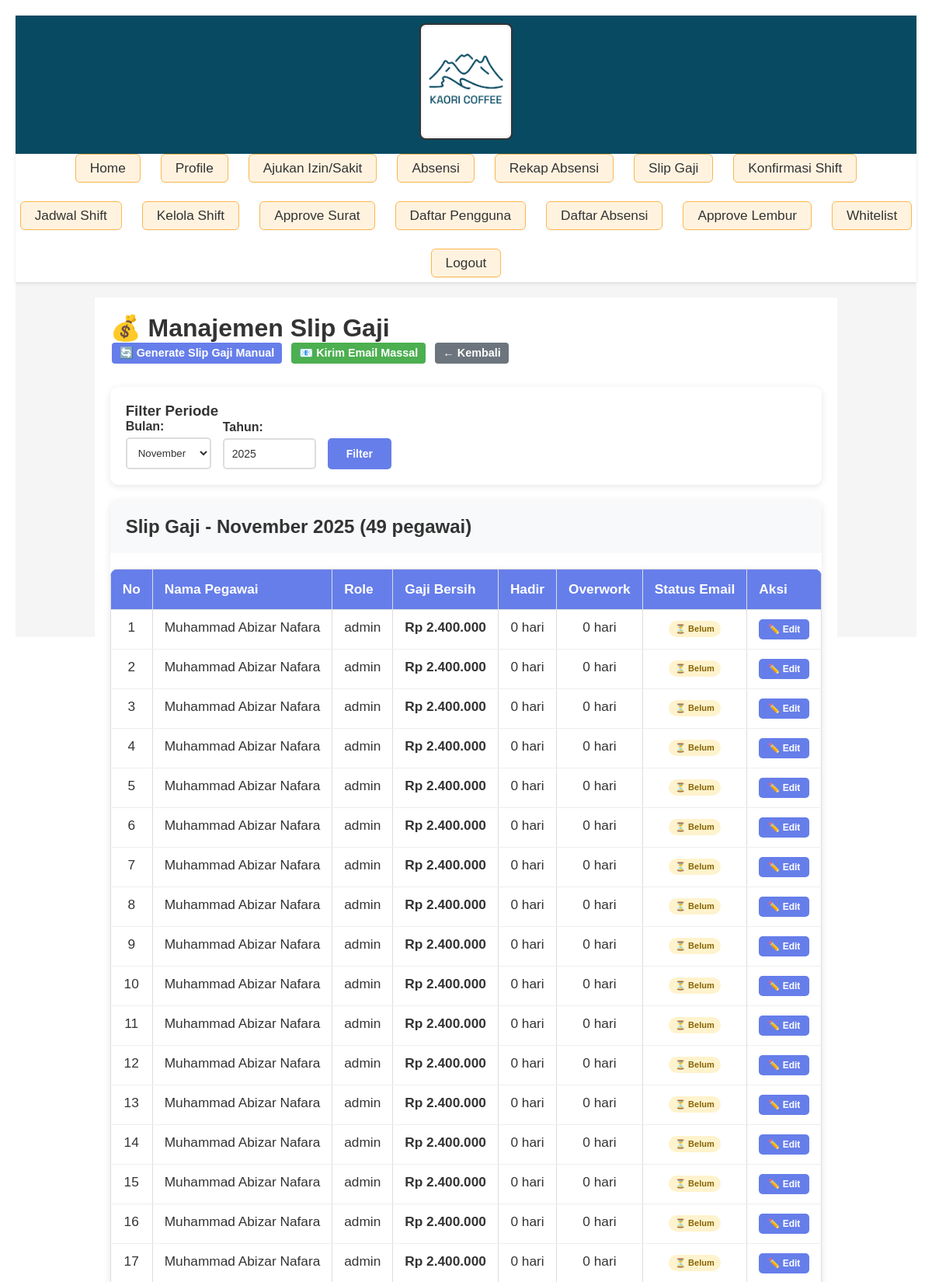
Screenshot of /slip_gaji_management.php (signed in, upper part) with the database file from the repository.
### tables this page shows
CREATE TABLE `riwayat_gaji` (
  `id` int(11) NOT NULL AUTO_INCREMENT,
  `register_id` int(11) NOT NULL,
  `periode_bulan` tinyint(3) unsigned NOT NULL CHECK (`periode_bulan` >= 1 and `periode_bulan` <= 12),
  `periode_tahun` year(4) NOT NULL,
  `periode_awal` date DEFAULT NULL,
  `periode_akhir` date DEFAULT NULL,
  `gaji_pokok_aktual` decimal(15,2) NOT NULL,
  `tunjangan_makan` decimal(15,2) NOT NULL,
  `tunjangan_transportasi` decimal(15,2) NOT NULL,
  `tunjangan_jabatan` decimal(15,2) NOT NULL,
  `overwork` decimal(15,2) NOT NULL,
  `bonus_marketing` decimal(12,2) DEFAULT 0.00,
  `insentif_omset` decimal(12,2) DEFAULT 0.00,
  `bonus_lainnya` decimal(12,2) DEFAULT 0.00,
  `total_pendapatan` decimal(12,2) DEFAULT 0.00,
  `piutang_toko` decimal(15,2) NOT NULL,
  `total_potongan` decimal(12,2) DEFAULT 0.00,
  `kasbon` decimal(15,2) NOT NULL,
  `potongan_absen` decimal(15,2) NOT NULL,
  `potongan_telat_atas_20` decimal(15,2) NOT NULL,
  `potongan_telat_bawah_20` decimal(15,2) NOT NULL,
  `potongan_telat_40` decimal(15,2) NOT NULL,
  `gaji_bersih` decimal(15,2) NOT NULL,
  `jumlah_hadir` int(11) NOT NULL,
  `jumlah_terlambat` int(11) NOT NULL,
  `jumlah_absen` int(11) NOT NULL,
  `jumlah_overwork` int(11) DEFAULT 0,
  `jumlah_sakit` int(11) DEFAULT 0,
  `jumlah_izin_approved` int(11) DEFAULT 0,
  `jumlah_izin_rejected` int(11) DEFAULT 0,
  `hari_tidak_hadir` int(11) DEFAULT 0,
  `potongan_tidak_hadir` decimal(12,2) DEFAULT 0.00,
  `file_slip_gaji` varchar(255) NOT NULL,
  `is_editable` tinyint(1) DEFAULT 1,
  `email_sent` tinyint(1) DEFAULT 0,
  `email_sent_at` datetime DEFAULT NULL,
  `generated_by` int(11) DEFAULT NULL,
  `generated_at` datetime DEFAULT NULL,
  `updated_by` int(11) DEFAULT NULL,
  `tanggal_dibuat` timestamp NOT NULL DEFAULT current_timestamp(),
  PRIMARY KEY (`id`),
  KEY `register_id` (`register_id`)
);

CREATE TABLE `register` (
  `id` int(11) NOT NULL AUTO_INCREMENT,
  `nama_lengkap` varchar(50) NOT NULL,
  `posisi` text NOT NULL,
  `outlet` text NOT NULL,
  `id_cabang` int(11) DEFAULT NULL,
  `no_whatsapp` varchar(20) NOT NULL,
  `email` varchar(50) NOT NULL,
  `password` varchar(255) NOT NULL,
  `username` varchar(50) NOT NULL,
  `time_created` date NOT NULL DEFAULT current_timestamp(),
  `role` varchar(20) NOT NULL,
  `foto_profil` varchar(255) DEFAULT NULL,
  `tanda_tangan_file` varchar(255) DEFAULT NULL,
  `gaji_pokok` decimal(15,2) DEFAULT 0.00,
  `tunjangan_transport` decimal(15,2) DEFAULT 0.00,
  `tunjangan_makan` decimal(15,2) DEFAULT 0.00,
  `tunjangan_jabatan` decimal(15,2) DEFAULT 0.00,
  `upah_overwork_per_8jam` decimal(10,2) DEFAULT 50000.00,
  PRIMARY KEY (`id`),
  UNIQUE KEY `EMAIL` (`email`),
  UNIQUE KEY `no_whatsapp` (`no_whatsapp`),
  UNIQUE KEY `username` (`username`),
  UNIQUE KEY `unique_nama` (`nama_lengkap`),
  KEY `idx_cabang` (`id_cabang`),
  CONSTRAINT `fk_register_cabang` FOREIGN KEY (`id_cabang`) REFERENCES `cabang` (`id`) ON DELETE SET NULL
);

### slip_gaji_management.php (the view, shortened to what this page needs)
<?php
require_once 'connect.php';
function getNamaBulan($bulan) {
    $names = [1=>'Januari', 2=>'Februari', 3=>'Maret', 4=>'April', 5=>'Mei', 6=>'Juni',
              7=>'Juli', 8=>'Agustus', 9=>'September', 10=>'Oktober', 11=>'November', 12=>'Desember'];
    return $names[(int)$bulan] ?? '';
}
$filter_bulan = isset($_GET['bulan']) ? (int)$_GET['bulan'] : date('n');
$filter_tahun = isset($_GET['tahun']) ? (int)$_GET['tahun'] : date('Y');
$stmt = $pdo->prepare("
    SELECT rg.*, r.nama_lengkap, r.email, r.role
    FROM riwayat_gaji rg
    JOIN register r ON rg.register_id = r.id
    WHERE rg.periode_bulan = ? AND rg.periode_tahun = ?
    ORDER BY r.nama_lengkap ASC
");
$stmt->execute([$filter_bulan, $filter_tahun]);
$salaries = $stmt->fetchAll(PDO::FETCH_ASSOC);
?>
<!DOCTYPE html>
<html lang="id">
<head>
    <link rel="stylesheet" href="style.css">
</head>
<body>
    <?php include 'navbar.php'; ?>
    <div class="salary-management">
        <h1>💰 Manajemen Slip Gaji</h1>
        <div class="action-buttons">
            <form method="POST" style="display: inline;">
                <button type="submit" name="manual_generate" class="btn btn-primary" onclick="return confirm('Generate slip gaji untuk periode ini?')">
                    🔄 Generate Slip Gaji Manual
                </button>
            </form>
            <button class="btn btn-success" onclick="showBulkEmailModal()">
                📧 Kirim Email Massal
            </button>
            <a href="mainpage.php" class="btn" style="background: #6c757d; color: white;">
                ← Kembali
            </a>
        </div>
        <div class="filter-section">
            <h3>Filter Periode</h3>
            <form method="GET" style="display: flex; gap: 15px; align-items: end;">
                <div class="form-group" style="margin-bottom: 0;">
                    <label>Bulan:</label>
                    <select name="bulan" style="padding: 10px; border-radius: 5px; border: 2px solid #ddd;">
                        <?php for ($i = 1; $i <= 12; $i++): ?>
                            <option value="<?= $i ?>" <?= $i == $filter_bulan ? 'selected' : '' ?>>
                                <?= getNamaBulan($i) ?>
                            </option>
                        <?php endfor; ?>
                    </select>
                </div>
                <div class="form-group" style="margin-bottom: 0;">
                    <label>Tahun:</label>
                    <input type="number" name="tahun" value="<?= $filter_tahun ?>"
                           style="padding: 10px; border-radius: 5px; border: 2px solid #ddd; width: 120px;">
                </div>
                <button type="submit" class="btn btn-primary">Filter</button>
            </form>
        </div>
        <div class="salary-table">
            <h2 style="padding: 20px; margin: 0; background: #f8f9fa;">
                Slip Gaji - <?= getNamaBulan($filter_bulan) ?> <?= $filter_tahun ?>
                (<?= count($salaries) ?> pegawai)
            </h2>
            <?php if (empty($salaries)): ?>
                <p style="padding: 40px; text-align: center; color: #666;">
                    Belum ada data slip gaji untuk periode ini. Klik "Generate Slip Gaji Manual" untuk membuat.
                </p>
            <?php else: ?>
                <table>
                    <thead>
                        <tr>
                            <th>No</th>
                            <th>Nama Pegawai</th>
                            <th>Role</th>
                            <th>Gaji Bersih</th>
                            <th>Hadir</th>
                            <th>Overwork</th>
                            <th>Status Email</th>
                            <th>Aksi</th>
                        </tr>
                    </thead>
                    <tbody>
                        <?php $no = 1; foreach ($salaries as $salary): ?>
                            <tr>
                                <td><?= $no++ ?></td>
                                <td><?= htmlspecialchars($salary['nama_lengkap']) ?></td>
                                <td><?= htmlspecialchars($salary['role']) ?></td>
                                <td><strong>Rp <?= number_format($salary['gaji_bersih'], 0, ',', '.') ?></strong></td>
                                <td><?= $salary['jumlah_hadir'] ?> hari</td>
                                <td><?= $salary['jumlah_overwork'] ?> hari</td>
                                <td>
                                    <?php if ($salary['email_sent']): ?>
                                        <span class="badge badge-success">✓ Terkirim</span>
                                    <?php else: ?>
                                        <span class="badge badge-warning">⏳ Belum</span>
                                    <?php endif; ?>
                                </td>
                                <td>
                                    <button class="btn btn-primary" style="padding: 6px 12px; font-size: 12px;"
                                            onclick="showEditModal(<?= htmlspecialchars(json_encode($salary)) ?>)">
                                        ✏️ Edit
                                    </button>
                                </td>
                            </tr>
                        <?php endforeach; ?>
                    </tbody>
                </table>
            <?php endif; ?>
        </div>
    </div>
</body>
</html>

### style.css (style rules this page uses)
* { margin: 0; padding: 0; box-sizing: border-box; font-family: 'Poppins', sans-serif; background-color: #ffffff; accent-color: #084a62; color: #333333; scrollbar-width: thin; scrollbar-color: #084a62 transparent; }
.btn, button { background-color: #ff8c1a; color: #fff; padding: 10px 20px; border: none; border-radius: 4px; cursor: pointer; font-size: 16px; transition: background-color 0.3s ease; }
table, .approval-table { width: 95%; margin: 24px auto 16px auto; border-collapse: collapse; background: #fff; border-radius: 10px; box-shadow: 0 2px 8px rgba(0,0,0,0.07); font-size: 1.08em; text-align: center; overflow: hidden; }
table th, table td, .approval-table th, .approval-table td { border: 1px solid #ddd; padding: 12px 10px; text-align: center; }
table th, .approval-table th { background-color: #f4f4f4; font-weight: 600; color: #333; }
html, body { height: 100%; min-height: 100vh; display: flex; flex-direction: column; }
body { flex: 1 0 auto; display: flex; flex-direction: column; }
table { width: 100%; border-collapse: collapse; margin-top: 20px; }
th, td { border: 1px solid #ddd; padding: 8px 12px; text-align: left; }
th { background-color: #f4f4f4; }
tr:nth-child(even) { background-color: #f9f9f9; }
.action-buttons form { display: inline-block; margin: 0 3px; }
.action-buttons button { padding: 5px 10px; border: none; border-radius: 4px; color: white; cursor: pointer; font-size: 0.9em; }
th, td { border: 1px solid #ddd; padding: 8px 12px; text-align: left; vertical-align: top; }
.action-buttons form { display: inline-block; margin: 2px 0; }
.action-buttons button { padding: 5px 10px; border: none; border-radius: 4px; color: white; cursor: pointer; font-size: 0.9em; min-width: 70px; }
table { width: 100%; border-collapse: collapse; }
th, td { border: 1px solid #ddd; padding: 8px; text-align: left; }
.action-buttons form, .action-buttons a { display: inline-block; margin: 0 2px; }
.action-buttons button, .action-buttons a { padding: 5px 10px; border: none; border-radius: 4px; color: white; cursor: pointer; font-size: 0.9em; text-decoration: none; }
body { font-family: 'Segoe UI', Tahoma, Geneva, Verdana, sans-serif; margin: 20px; background-color: #f5f5f5; }
th, td { border: 1px solid #ddd; padding: 12px; text-align: center; transition: background-color 0.3s; }
th { background-color: #2196f3; color: white; font-weight: bold; }

### slip_gaji_management.php (style rules this page uses)
.salary-management { max-width: 1400px; margin: 20px auto; padding: 20px; }
.action-buttons { display: flex; gap: 10px; margin-bottom: 30px; flex-wrap: wrap; }
.btn { padding: 12px 24px; border: none; border-radius: 5px; cursor: pointer; font-size: 14px; font-weight: bold; transition: all 0.3s; }
.btn-primary { background: #667eea; color: white; }
.btn-success { background: #4CAF50; color: white; }
.filter-section { background: white; padding: 20px; border-radius: 10px; margin-bottom: 20px; box-shadow: 0 2px 10px rgba(0,0,0,0.1); }
.salary-table { background: white; border-radius: 10px; overflow: hidden; box-shadow: 0 2px 10px rgba(0,0,0,0.1); }
.salary-table table { width: 100%; border-collapse: collapse; }
.salary-table th { background: #667eea; color: white; padding: 15px; text-align: left; font-weight: bold; }
.salary-table td { padding: 12px 15px; border-bottom: 1px solid #eee; }
.form-group { margin-bottom: 15px; }
.form-group label { display: block; margin-bottom: 5px; font-weight: bold; color: #333; }
.form-group input { width: 100%; padding: 10px; border: 2px solid #ddd; border-radius: 5px; font-size: 14px; }
.badge { display: inline-block; padding: 4px 8px; border-radius: 12px; font-size: 11px; font-weight: bold; }
.badge-warning { background: #fff3cd; color: #856404; }

### rows the page displays
riwayat_gaji: register.nama_lengkap "Muhammad Abizar Nafara", register.role "admin", gaji_bersih "2.400.000", jumlah_hadir "0", jumlah_overwork "0", email_sent "⏳ Belum"
riwayat_gaji: register.nama_lengkap "Muhammad Abizar Nafara", register.role "admin", gaji_bersih "2.400.000", jumlah_hadir "0", jumlah_overwork "0", email_sent "⏳ Belum"
riwayat_gaji: register.nama_lengkap "Muhammad Abizar Nafara", register.role "admin", gaji_bersih "2.400.000", jumlah_hadir "0", jumlah_overwork "0", email_sent "⏳ Belum"
riwayat_gaji: register.nama_lengkap "Muhammad Abizar Nafara", register.role "admin", gaji_bersih "2.400.000", jumlah_hadir "0", jumlah_overwork "0", email_sent "⏳ Belum"
riwayat_gaji: register.nama_lengkap "Muhammad Abizar Nafara", register.role "admin", gaji_bersih "2.400.000", jumlah_hadir "0", jumlah_overwork "0", email_sent "⏳ Belum"
riwayat_gaji: register.nama_lengkap "Muhammad Abizar Nafara", register.role "admin", gaji_bersih "2.400.000", jumlah_hadir "0", jumlah_overwork "0", email_sent "⏳ Belum"
riwayat_gaji: register.nama_lengkap "Muhammad Abizar Nafara", register.role "admin", gaji_bersih "2.400.000", jumlah_hadir "0", jumlah_overwork "0", email_sent "⏳ Belum"
riwayat_gaji: register.nama_lengkap "Muhammad Abizar Nafara", register.role "admin", gaji_bersih "2.400.000", jumlah_hadir "0", jumlah_overwork "0", email_sent "⏳ Belum"
riwayat_gaji: register.nama_lengkap "Muhammad Abizar Nafara", register.role "admin", gaji_bersih "2.400.000", jumlah_hadir "0", jumlah_overwork "0", email_sent "⏳ Belum"
riwayat_gaji: register.nama_lengkap "Muhammad Abizar Nafara", register.role "admin", gaji_bersih "2.400.000", jumlah_hadir "0", jumlah_overwork "0", email_sent "⏳ Belum"
riwayat_gaji: register.nama_lengkap "Muhammad Abizar Nafara", register.role "admin", gaji_bersih "2.400.000", jumlah_hadir "0", jumlah_overwork "0", email_sent "⏳ Belum"
riwayat_gaji: register.nama_lengkap "Muhammad Abizar Nafara", register.role "admin", gaji_bersih "2.400.000", jumlah_hadir "0", jumlah_overwork "0", email_sent "⏳ Belum"
riwayat_gaji: register.nama_lengkap "Muhammad Abizar Nafara", register.role "admin", gaji_bersih "2.400.000", jumlah_hadir "0", jumlah_overwork "0", email_sent "⏳ Belum"
riwayat_gaji: register.nama_lengkap "Muhammad Abizar Nafara", register.role "admin", gaji_bersih "2.400.000", jumlah_hadir "0", jumlah_overwork "0", email_sent "⏳ Belum"
riwayat_gaji: register.nama_lengkap "Muhammad Abizar Nafara", register.role "admin", gaji_bersih "2.400.000", jumlah_hadir "0", jumlah_overwork "0", email_sent "⏳ Belum"
riwayat_gaji: register.nama_lengkap "Muhammad Abizar Nafara", register.role "admin", gaji_bersih "2.400.000", jumlah_hadir "0", jumlah_overwork "0", email_sent "⏳ Belum"
riwayat_gaji: register.nama_lengkap "Muhammad Abizar Nafara", register.role "admin", gaji_bersih "2.400.000", jumlah_hadir "0", jumlah_overwork "0", email_sent "⏳ Belum"

### other values shown
getNamaBulan($filter_bulan) "November"
$filter_tahun "2025"
count($salaries) "49"
form field bulan "November"
